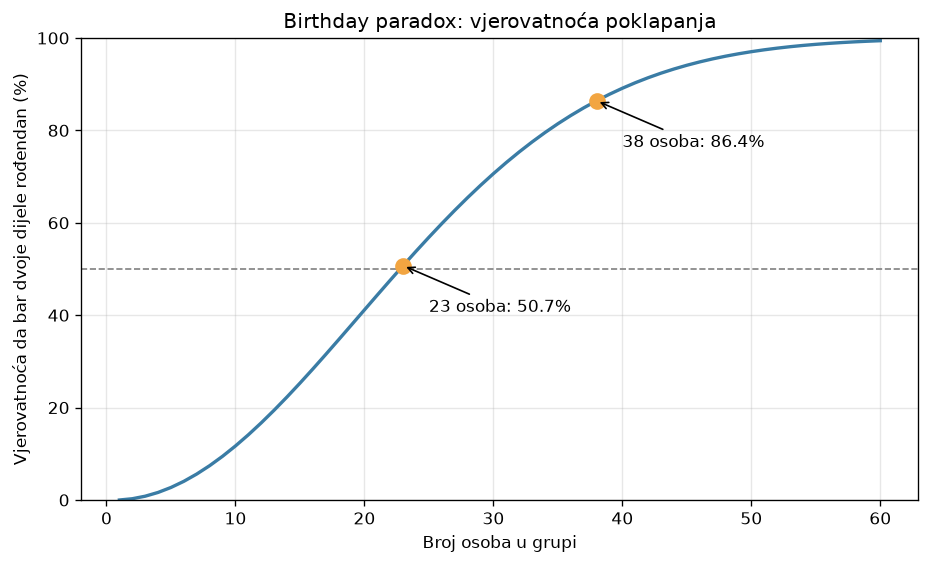

Write the Python code that produced this figure.
# =============================================================
# PRIMJER 5: Prvi grafikon u Pythonu (matplotlib)
# Uvod u analizu podataka - Vježbe, Sedmica 3
# =============================================================
# Instalacija: pip install matplotlib
#   (u PyCharmu: Settings → Python Interpreter → + → matplotlib → Install)
#
# Crtamo teorijsku vjerovatnoću da u grupi od n osoba bar dvoje
# imaju isti rođendan, za n = 1 ... 60.
# =============================================================
import os
from matplotlib import pyplot as plt


def vjerovatnoca_poklapanja(n):
    """Vjerovatnoća (u %) da u grupi od n osoba bar dvoje dijele rođendan."""
    niko_isti = 1.0
    for i in range(n):
        niko_isti = niko_isti * (365 - i) / 365
    return (1 - niko_isti) * 100


# --- Podaci za grafikon: x i y liste -------------------------
osobe = list(range(1, 61))                               # x osa: 1, 2, ..., 60
procenti = [vjerovatnoca_poklapanja(n) for n in osobe]   # y osa

# --- Linijski grafikon ---------------------------------------
plt.figure(figsize=(9, 5))
plt.plot(osobe, procenti, color="#3A7CA5", linewidth=2, label="Teorija")

# Horizontalna isprekidana linija na 50%
plt.axhline(50, color="gray", linestyle="--", linewidth=1)

# Istaknute tačke: 23 osobe i 38 osoba (naša grupa)
for n in [23, 38]:
    p = vjerovatnoca_poklapanja(n)
    plt.plot(n, p, marker="o", markersize=9, color="#F2A541")
    plt.annotate(f"{n} osoba: {p:.1f}%",
                 xy=(n, p),
                 xytext=(n + 2, p - 10),
                 arrowprops=dict(arrowstyle="->"))

# Naslov, oznake osa, mreža
plt.title("Birthday paradox: vjerovatnoća poklapanja")
plt.xlabel("Broj osoba u grupi")
plt.ylabel("Vjerovatnoća da bar dvoje dijele rođendan (%)")
plt.ylim(0, 100)
plt.grid(True, alpha=0.3)

# Sačuvaj sliku pored skripte, pa prikaži prozor sa grafikonom
SLIKA = os.path.join(os.path.dirname(os.path.abspath(__file__)), "p5_grafikon.png")
plt.savefig(SLIKA, dpi=120, bbox_inches="tight")
print("Grafikon sačuvan kao:", SLIKA)
plt.show()
